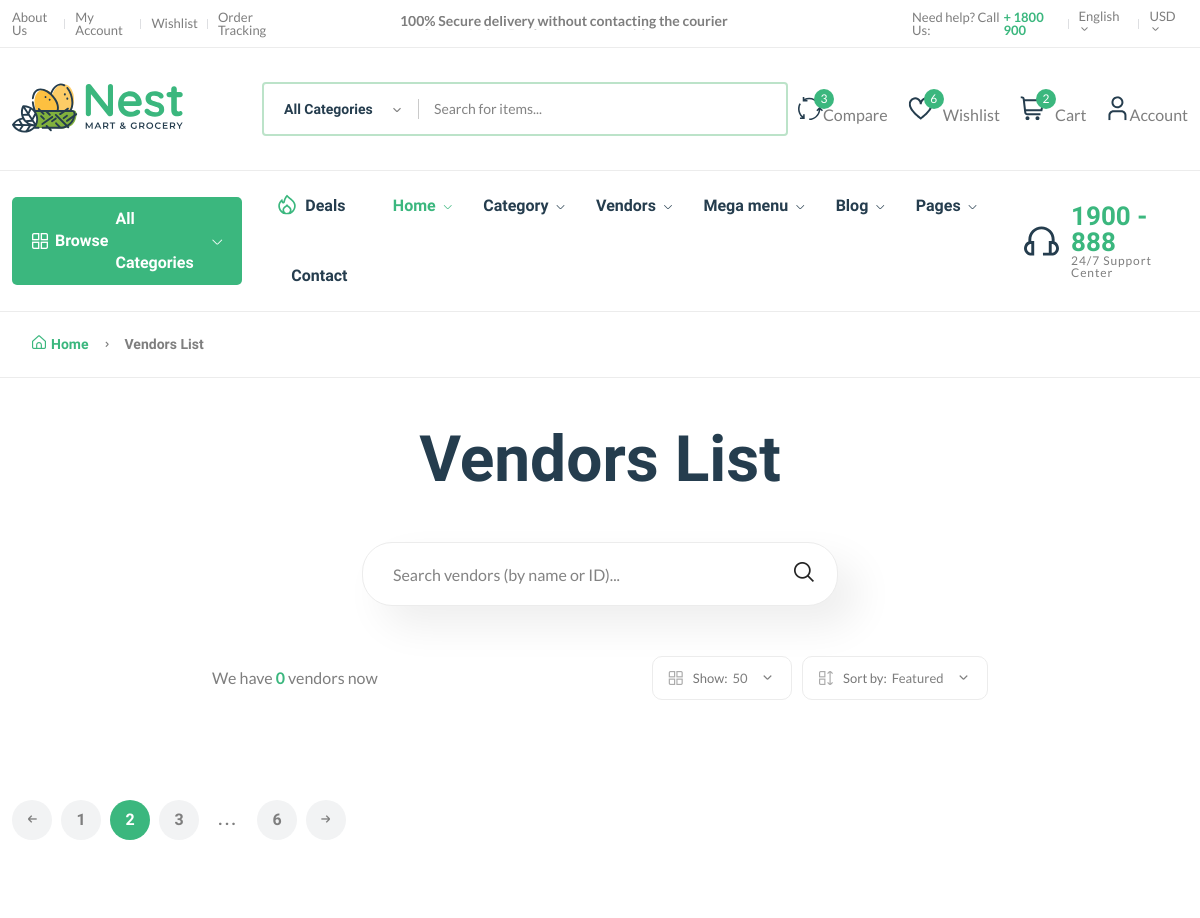
The app's page /vendors/ (upper part), older data.
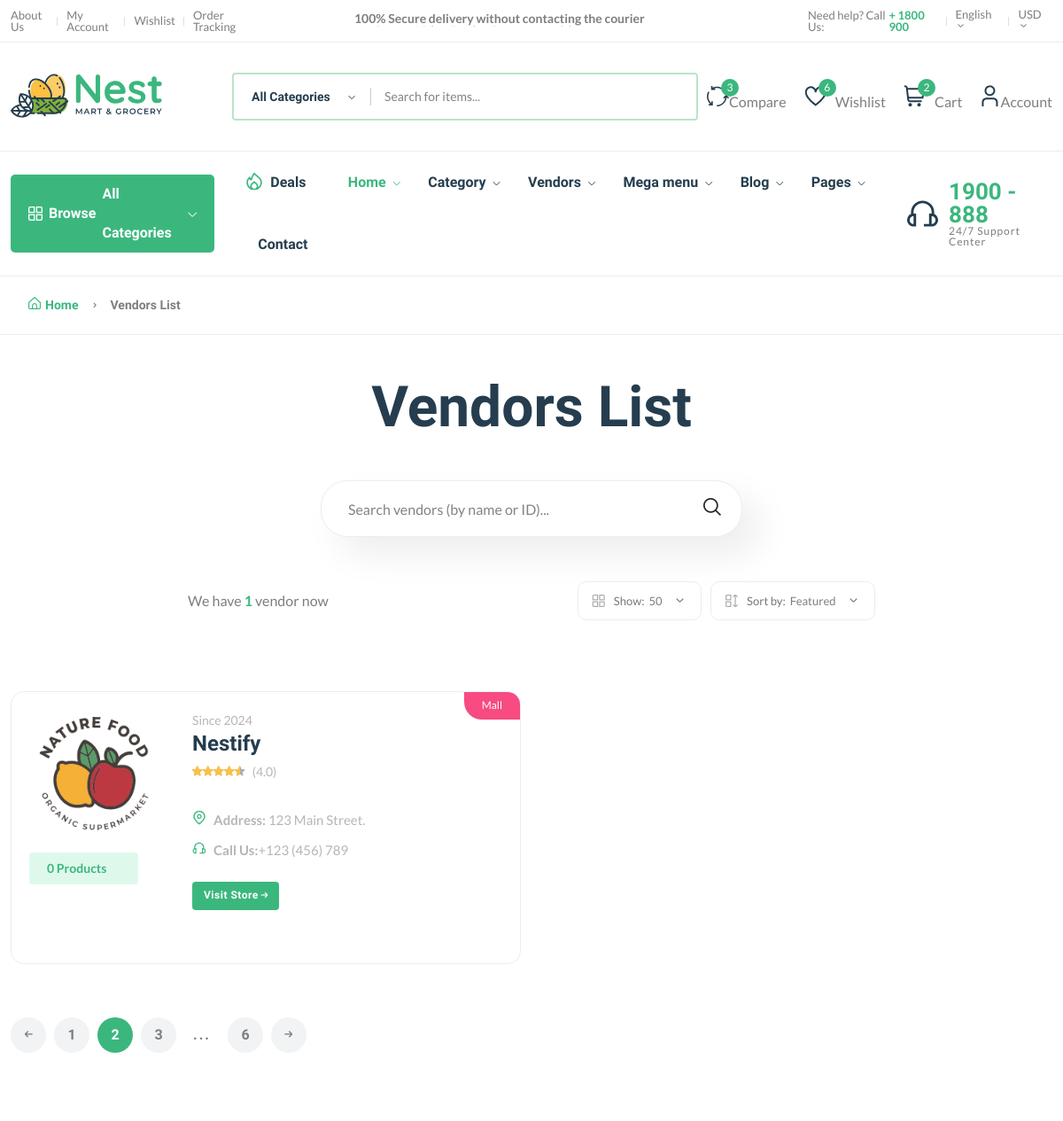
The same page, newer data.
### core/models.py (models this page shows, shortened)
class Vendor(models.Model):
    vid = ShortUUIDField(unique=True, length=10, max_length=20,
                         prefix="ven", alphabet="abcdefgh12345")
    title = models.CharField(max_length=100, default="Nestify")
    image = models.ImageField(
        upload_to=user_directory_path, default="vendor.jpg")
    cover_image = models.ImageField(
        upload_to=user_directory_path, default="vendor.jpg")
    description = models.TextField(null=True, blank=True, default="I am am Amazing Vendor")
    address = models.CharField(max_length=100, default="123 Main Street.")
    contact = models.CharField(max_length=100, default="+123 (456) 789")
    chat_resp_time = models.CharField(max_length=100, default="100")
    shipping_on_time = models.CharField(max_length=100, default="100")
    authentic_rating = models.CharField(max_length=100, default="100")
    days_return = models.CharField(max_length=100, default="100")
    warranty_period = models.CharField(max_length=100, default="100")
    user = models.ForeignKey(User, on_delete=models.SET_NULL, null=True)
    date = models.DateTimeField(auto_now_add=True, null=True, blank=True)
    class Meta:
        verbose_name_plural = "Vendors"

### core/views.py (the view)
# urls.py: path("vendors/", vendor_list_view, name="vendor-list"),
def vendor_list_view(request):
    vendors = Vendor.objects.all()
    context = {
        "vendors": vendors,
    }
    return render(request, "core/vendors-list.html", context)

### core/context_processor.py (called while the page is built)
def default(request):
    categories = Category.objects.all()
    vendors = Vendor.objects.all()
    min_max_price = Product.objects.aggregate(Min("price"), Max("price"))
    if request.user.is_authenticated:
        try:
            wishlist = wishlist_model.objects.filter(user=request.user)
        except:
            messages.warning(request, "You need to login before accessing your wishlist.")
            wishlist = 0
    else:
        wishlist = 0
    try:
        address = Address.objects.get(user=request.user)
    except:
        address = None
    return {
        'categories':categories,
        'wishlist':wishlist,
        'address':address,
        'vendors':vendors,
        'min_max_price':min_max_price,
    }

### templates/core/vendors-list.html (shortened to what the changed rows need)
{% extends 'partials/base.html' %}
{% load static %}
{% block content %}
    <main class="main pages mb-80">
        <div class="page-content pt-50">
            <div class="container">
                <div class="archive-header-2 text-center">
                    <h1 class="display-2 mb-50">Vendors List</h1>
                </div>
                <div class="row mb-50">
                    <div class="col-12 col-lg-8 mx-auto">
                        <div class="shop-product-fillter">
                            <div class="totall-product">
                                <p>We have <strong class="text-brand">{{vendors.count}}</strong> vendor{{vendors.count|pluralize}} now</p>
                            </div>
                        </div>
                    </div>
                </div>
                <div class="row vendor-grid">
                    {% for v in vendors %}
                    <div class="col-lg-6 col-md-6 col-12 col-sm-6">
                        <div class="vendor-wrap style-2 mb-40">
                            <div class="product-badges product-badges-position product-badges-mrg">
                                <span class="hot">Mall</span>
                            </div>
                            <div class="vendor-img-action-wrap">
                                <div class="vendor-img">
                                    <a href="{% url 'core:vendor-detail' v.vid %}">
                                        <img class="default-img" src="{{v.image.url}}" alt="" />
                                    </a>
                                </div>
                                <div class="mt-10">
                                    <span class="font-small total-product">{{v.product.all.count}} Products</span>
                                </div>
                            </div>
                            <div class="vendor-content-wrap">
                                <div class="mb-30">
                                    <div class="product-category">
                                        <span class="text-muted">Since {{v.date|date:"Y"}}</span>
                                    </div>
                                    <h4 class="mb-5"><a href="{% url 'core:vendor-detail' v.vid %}">{{v.title}}</a></h4>
                                    <div class="product-rate-cover">
                                        <div class="product-rate d-inline-block">
                                            <div class="product-rating" style="width: 90%"></div>
                                        </div>
                                        <span class="font-small ml-5 text-muted"> (4.0)</span>
                                    </div>
                                    <div class="vendor-info d-flex justify-content-between align-items-end mt-30">
                                        <ul class="contact-infor text-muted">
                                            <li><img src="assets/imgs/theme/icons/icon-location.svg" alt="" /><strong>Address: </strong> <span>{{v.address}}</span></li>
                                            <li><img src="assets/imgs/theme/icons/icon-contact.svg" alt="" /><strong>Call Us:</strong><span>{{v.contact}}</span></li>
                                        </ul>
                                        <br>
                                    </div>
                                        <br>
                                        <a href="{% url 'core:vendor-detail' v.vid %}" class="btn btn-xs">Visit Store <i class="fi-rs-arrow-small-right"></i></a>
                                </div>
                            </div>
                        </div>
                    </div>
                    {% endfor %}
                </div>
            </div>
        </div>
    </main>
{% endblock content %}

Row changes from the older to the newer data that the page shows:
added Vendor: image (picture), product.all.count "0", date "2024", title "Nestify", address "123 Main Street.", contact "+123 (456) 789"
Text that changed along with them:
{{ vendors.count }}: "0" → "1"
